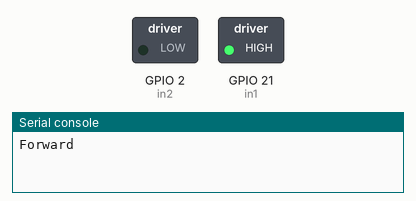
Bench run of a program on a simulated ESP32 board running MicroPython. On the bench: switched loads named in the program (green lamp = pin HIGH), the last lines printed to the serial console.

Above: at 0.05 s.
At 2.25 s:
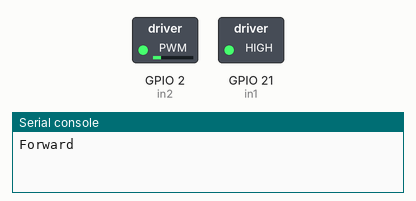
At 4.5 s:
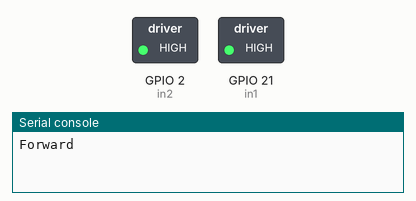
At 8.95 s:
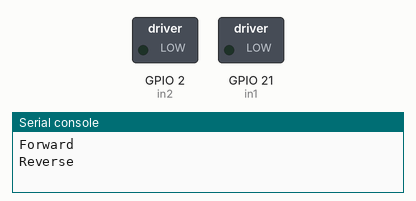
Timing chart, 0 to 11.7 s (numbered marks = the images above):
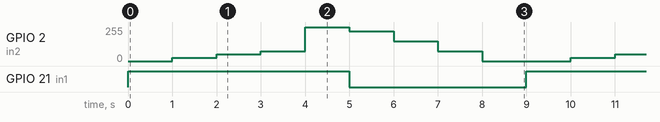

The program:

uP_-_10.20_-_motor_demo.py
```python
'''
 10.20 - Control a 5 Volt motor with the DRV8871 controller

 This sketch shows how to control a 5 Volt motor using the DRV8871 controller.

 You can use this sketch with other motor controllers that rely on PWM for speed control.


 Components
 ----------
  - ESP32
  - 5V motor
  - DRV8871 motor controller
  -     GND    --> GND
  -     IN1  --> GPIO21  (controls direction)
  -     IN2  --> GPIO2 (controls speed via PWM)
  -     VM   --> Not connected (controller is powered by the motor power source)
  -     Power+ --> Power source 6.5V
  -     Power- --> Power source - or GND
  -     Motor 1 --> motor wire 1
  -     Motor 2 --> motor wire 2
  - Wires
  - Breadboard

 Documentation:
 * Pins and GPIO: https://micropython-docs-esp32.readthedocs.io/en/esp32_doc/esp32/quickref.html#pins-and-gpio
 * sleep: http://docs.micropython.org/en/latest/library/utime.html?highlight=utime%20sleep#utime.sleep
 * PWM: http://docs.micropython.org/en/latest/esp32/quickref.html#pwm-pulse-width-modulation
 * DRV8871 from Adafruit: https://learn.adafruit.com/adafruit-drv8871-brushed-dc-motor-driver-breakout

 Beware:
 The DRV8871 has a minimum of 6.5V input power for the motor. If you supply a smaller voltage,
 the motor will not work.

 Course:
 MicroPython with the ESP32
 https://techexplorations.com

'''

from machine import Pin, PWM
from utime import sleep

in2 = PWM(Pin(2))     # Speed
in1 = Pin(21, Pin.OUT)  # Direction

in2.freq(500)         # set frequency. 1000 is default

while True:
    # Forward
    # in2:  1023 <-- Slower - Faster --> 0
    in1.on()
    print("Forward")
    in2.duty(0)  # Fast
    sleep(1)
    in2.duty(100)  # Slow
    sleep(1)
    in2.duty(200)  # Slower
    sleep(1)
    in2.duty(300)  # Slower x 2
    sleep(1)
    in2.duty(1023)  # stop
    sleep(1)

    # Reverse
    # in2:  0 <-- Slower - Faster --> 1023
    in1.off()
    print("Reverse")
    in2.duty(900)  # Fast
    sleep(1)
    in2.duty(600)    # Slow
    sleep(1)
    in2.duty(300)    # Slower
    sleep(1)
    in2.duty(0)     # Stopped
    sleep(1)
```

Measured:
- by itself, GPIO 21 (in1): alternates HIGH for 5.0 s and LOW for 4.0 s
- by itself, GPIO 2 (in2): repeats every 9.0 s: 50/255 1.0 s, 75/255 1.0 s, 255/255 1.0 s, 224/255 1.0 s, 150/255 1.0 s, 75/255 1.0 s, 0/255 2.0 s, 25/255 1.0 s
